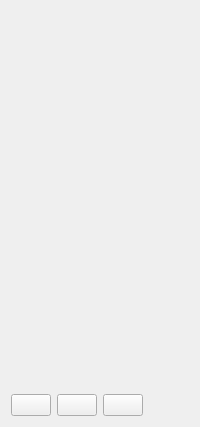
<?xml version='1.0' encoding='utf-8'?>
<ui version="4.0">
 <class>RpgCombatHudScreen</class>
 <widget class="QWidget" name="RpgCombatHudScreen">
  <property name="styleSheet">
   <string notr="true">#RpgCombatHudScreen {
    background-color: #d0c0a0;
    font-family: "Pixelify Sans", monospace;
    font-size: 20px;
    color: #302000;
}

#RpgCombatHudScreen QScrollArea, #RpgCombatHudScreen QScrollArea &gt; QWidget &gt; QWidget {
    background: transparent;
    border: none;
}

#RpgCombatHudScreen QLabel#rpgTitle {
    color: #c0b080;
    font-family: "Press Start 2P", monospace;
    font-size: 28px;
    font-weight: bold;
}

#RpgCombatHudScreen QLabel[rpgRole="block"] {
    color: #c0a060;
    font-size: 20px;
    font-weight: bold;
}

#RpgCombatHudScreen QLabel[rpgRole="field"] {
    color: #705020;
    font-size: 16px;
}

#RpgCombatHudScreen QLabel[rpgRole="value"] {
    color: #302000;
    font-size: 20px;
}

#RpgCombatHudScreen QLabel[rpgRole="bigValue"] {
    color: #302000;
    font-family: "Press Start 2P", monospace;
    font-size: 28px;
    font-weight: bold;
}

#RpgCombatHudScreen QFrame[rpgRole="hairline"] {
    background-color: #c0a060;
    border: none;
}

#RpgCombatHudScreen QLabel[rpgRole="signature"] {
    color: #705020;
    font-size: 20px;
    border-bottom: 1px dotted #907030;
}

#RpgCombatHudScreen QLabel[rpgRole="prose"] {
    color: #705020;
    font-size: 20px;
}

#RpgCombatHudScreen QFrame[rpgRole="cell"], #RpgCombatHudScreen QFrame[rpgRole="chip"], #RpgCombatHudScreen QFrame[rpgRole="action"], #RpgCombatHudScreen QFrame[rpgRole="illustration"] {
    background: #f0e0d0;
    border: 2px solid #302000;
    border-radius: 0;
}

#RpgCombatHudScreen QFrame[rpgRole="row"] {
    background: transparent;
    border: none;
    border-bottom: 2px solid #907030;
    border-radius: 0;
}

#RpgCombatHudScreen hmi--MenuEntryButton {
    color: #705020;
    background: transparent;
    border: none;
    text-align: left;
    padding: 8px 12px;
    font-size: 20px;
    font-weight: bold;
}

#RpgCombatHudScreen hmi--MenuEntryButton:hover, #RpgCombatHudScreen hmi--MenuEntryButton:focus {
    color: #c0a060;
    background: transparent;
}</string>
  </property>
  <layout class="QVBoxLayout" name="pageLayout">
   <item>
    <widget class="hmi::TitleBanner" name="rpgTitle">
     <property name="text">
      <string />
     </property>
    </widget>
   </item>
   <item>
    <widget class="QWidget" name="bodyHost">
     <layout class="QHBoxLayout" name="bodyRow">
      <item>
       <widget class="QWidget" name="leftColumn">
        <layout class="QVBoxLayout" name="leftColumnLayout">
         <item>
          <widget class="hmi::ParchmentPanel" name="leftColumnBlock0Panel">
           <layout class="QVBoxLayout" name="leftColumnBlock0Inset">
            <item>
             <widget class="QScrollArea" name="leftColumnBlock0Scroll">
              <property name="widgetResizable">
               <bool>true</bool>
              </property>
              <property name="frameShape">
               <enum>QFrame::NoFrame</enum>
              </property>
              <widget class="QWidget" name="leftColumnBlock0Content">
               <layout class="QVBoxLayout" name="leftColumnBlock0Layout">
                <item>
                 <widget class="QLabel" name="leftColumnBlock0Title">
                  <property name="text">
                   <string />
                  </property>
                  <property name="rpgRole" stdset="0">
                   <string>block</string>
                  </property>
                  <property name="rpgKey" stdset="0">
                   <string>rpg.block.initiative</string>
                  </property>
                 </widget>
                </item>
                <item>
                 <layout class="QHBoxLayout" name="leftColumnBlock0Strip">
                  <item>
                   <widget class="QFrame" name="leftColumnBlock0Chip0">
                    <property name="rpgRole" stdset="0">
                     <string>chip</string>
                    </property>
                   </widget>
                  </item>
                  <item>
                   <widget class="QFrame" name="leftColumnBlock0Chip1">
                    <property name="rpgRole" stdset="0">
                     <string>chip</string>
                    </property>
                   </widget>
                  </item>
                  <item>
                   <widget class="QFrame" name="leftColumnBlock0Chip2">
                    <property name="rpgRole" stdset="0">
                     <string>chip</string>
                    </property>
                   </widget>
                  </item>
                  <item>
                   <widget class="QFrame" name="leftColumnBlock0Chip3">
                    <property name="rpgRole" stdset="0">
                     <string>chip</string>
                    </property>
                   </widget>
                  </item>
                  <item>
                   <widget class="QFrame" name="leftColumnBlock0Chip4">
                    <property name="rpgRole" stdset="0">
                     <string>chip</string>
                    </property>
                   </widget>
                  </item>
                  <item>
                   <widget class="QFrame" name="leftColumnBlock0Chip5">
                    <property name="rpgRole" stdset="0">
                     <string>chip</string>
                    </property>
                   </widget>
                  </item>
                  <item>
                   <spacer name="leftColumnBlock0StripSpacer">
                    <property name="orientation">
                     <enum>Qt::Horizontal</enum>
                    </property>
                   </spacer>
                  </item>
                 </layout>
                </item>
               </layout>
              </widget>
             </widget>
            </item>
           </layout>
          </widget>
         </item>
         <item>
          <widget class="hmi::ParchmentPanel" name="leftColumnBlock1Panel">
           <layout class="QVBoxLayout" name="leftColumnBlock1Inset">
            <item>
             <widget class="QScrollArea" name="leftColumnBlock1Scroll">
              <property name="widgetResizable">
               <bool>true</bool>
              </property>
              <property name="frameShape">
               <enum>QFrame::NoFrame</enum>
              </property>
              <widget class="QWidget" name="leftColumnBlock1Content">
               <layout class="QVBoxLayout" name="leftColumnBlock1Layout">
                <item>
                 <widget class="QLabel" name="leftColumnBlock1Title">
                  <property name="text">
                   <string />
                  </property>
                  <property name="rpgRole" stdset="0">
                   <string>block</string>
                  </property>
                  <property name="rpgKey" stdset="0">
                   <string>rpg.block.target</string>
                  </property>
                 </widget>
                </item>
                <item>
                 <layout class="QGridLayout" name="leftColumnBlock1Grid">
                  <item row="0" column="0">
                   <widget class="QLabel" name="leftColumnBlock1Field0Label">
                    <property name="text">
                     <string />
                    </property>
                    <property name="rpgRole" stdset="0">
                     <string>field</string>
                    </property>
                    <property name="rpgKey" stdset="0">
                     <string>rpg.field.name</string>
                    </property>
                   </widget>
                  </item>
                  <item row="0" column="1">
                   <widget class="QLabel" name="leftColumnBlock1Field0Value">
                    <property name="text">
                     <string />
                    </property>
                    <property name="rpgRole" stdset="0">
                     <string>value</string>
                    </property>
                   </widget>
                  </item>
                  <item row="1" column="0">
                   <widget class="QLabel" name="leftColumnBlock1Field1Label">
                    <property name="text">
                     <string />
                    </property>
                    <property name="rpgRole" stdset="0">
                     <string>field</string>
                    </property>
                    <property name="rpgKey" stdset="0">
                     <string>rpg.field.hit_points</string>
                    </property>
                   </widget>
                  </item>
                  <item row="1" column="1">
                   <widget class="QLabel" name="leftColumnBlock1Field1Value">
                    <property name="text">
                     <string />
                    </property>
                    <property name="rpgRole" stdset="0">
                     <string>value</string>
                    </property>
                   </widget>
                  </item>
                  <item row="2" column="0">
                   <widget class="QLabel" name="leftColumnBlock1Field2Label">
                    <property name="text">
                     <string />
                    </property>
                    <property name="rpgRole" stdset="0">
                     <string>field</string>
                    </property>
                    <property name="rpgKey" stdset="0">
                     <string>rpg.field.armor_class</string>
                    </property>
                   </widget>
                  </item>
                  <item row="2" column="1">
                   <widget class="QLabel" name="leftColumnBlock1Field2Value">
                    <property name="text">
                     <string />
                    </property>
                    <property name="rpgRole" stdset="0">
                     <string>value</string>
                    </property>
                   </widget>
                  </item>
                  <item row="3" column="0">
                   <widget class="QLabel" name="leftColumnBlock1Field3Label">
                    <property name="text">
                     <string />
                    </property>
                    <property name="rpgRole" stdset="0">
                     <string>field</string>
                    </property>
                    <property name="rpgKey" stdset="0">
                     <string>rpg.field.conditions</string>
                    </property>
                   </widget>
                  </item>
                  <item row="3" column="1">
                   <widget class="QLabel" name="leftColumnBlock1Field3Value">
                    <property name="text">
                     <string />
                    </property>
                    <property name="rpgRole" stdset="0">
                     <string>value</string>
                    </property>
                   </widget>
                  </item>
                 </layout>
                </item>
               </layout>
              </widget>
             </widget>
            </item>
           </layout>
          </widget>
         </item>
         <item>
          <widget class="hmi::ParchmentPanel" name="leftColumnBlock2Panel">
           <layout class="QVBoxLayout" name="leftColumnBlock2Inset">
            <item>
             <widget class="QScrollArea" name="leftColumnBlock2Scroll">
              <property name="widgetResizable">
               <bool>true</bool>
              </property>
              <property name="frameShape">
               <enum>QFrame::NoFrame</enum>
              </property>
              <widget class="QWidget" name="leftColumnBlock2Content">
               <layout class="QVBoxLayout" name="leftColumnBlock2Layout">
                <item>
                 <widget class="QLabel" name="leftColumnBlock2Title">
                  <property name="text">
                   <string />
                  </property>
                  <property name="rpgRole" stdset="0">
                   <string>block</string>
                  </property>
                  <property name="rpgKey" stdset="0">
                   <string>rpg.block.actions</string>
                  </property>
                 </widget>
                </item>
                <item>
                 <layout class="QHBoxLayout" name="leftColumnBlock2Bar">
                  <item>
                   <widget class="QFrame" name="leftColumnBlock2Action0">
                    <property name="rpgRole" stdset="0">
                     <string>action</string>
                    </property>
                   </widget>
                  </item>
                  <item>
                   <widget class="QFrame" name="leftColumnBlock2Action1">
                    <property name="rpgRole" stdset="0">
                     <string>action</string>
                    </property>
                   </widget>
                  </item>
                  <item>
                   <widget class="QFrame" name="leftColumnBlock2Action2">
                    <property name="rpgRole" stdset="0">
                     <string>action</string>
                    </property>
                   </widget>
                  </item>
                  <item>
                   <widget class="QFrame" name="leftColumnBlock2Action3">
                    <property name="rpgRole" stdset="0">
                     <string>action</string>
                    </property>
                   </widget>
                  </item>
                  <item>
                   <widget class="QFrame" name="leftColumnBlock2Action4">
                    <property name="rpgRole" stdset="0">
                     <string>action</string>
                    </property>
                   </widget>
                  </item>
                  <item>
                   <widget class="QFrame" name="leftColumnBlock2Action5">
                    <property name="rpgRole" stdset="0">
                     <string>action</string>
                    </property>
                   </widget>
                  </item>
                 </layout>
                </item>
               </layout>
              </widget>
             </widget>
            </item>
           </layout>
          </widget>
         </item>
         <item>
          <spacer name="leftColumnStretch">
           <property name="orientation">
            <enum>Qt::Vertical</enum>
           </property>
          </spacer>
         </item>
        </layout>
       </widget>
      </item>
     </layout>
    </widget>
   </item>
   <item>
    <layout class="QHBoxLayout" name="footerRow">
     <item>
      <widget class="hmi::MenuEntryButton" name="closeButton">
       <property name="text">
        <string />
       </property>
      </widget>
     </item>
     <item>
      <widget class="hmi::MenuEntryButton" name="previousButton">
       <property name="text">
        <string />
       </property>
      </widget>
     </item>
     <item>
      <widget class="hmi::MenuEntryButton" name="nextButton">
       <property name="text">
        <string />
       </property>
      </widget>
     </item>
     <item>
      <widget class="QLabel" name="hintsLabel">
       <property name="text">
        <string />
       </property>
      </widget>
     </item>
    </layout>
   </item>
  </layout>
 </widget>
 <customwidgets>
  <customwidget>
   <class>hmi::TitleBanner</class>
   <extends>QLabel</extends>
   <header>HMI/Interface/TitleBanner.h</header>
  </customwidget>
  <customwidget>
   <class>hmi::ParchmentPanel</class>
   <extends>QWidget</extends>
   <header>HMI/Interface/ParchmentPanel.h</header>
   <container>1</container>
  </customwidget>
  <customwidget>
   <class>hmi::MenuEntryButton</class>
   <extends>QPushButton</extends>
   <header>HMI/Interface/MenuEntryButton.h</header>
  </customwidget>
 </customwidgets>
 <resources />
 <connections />
</ui>
